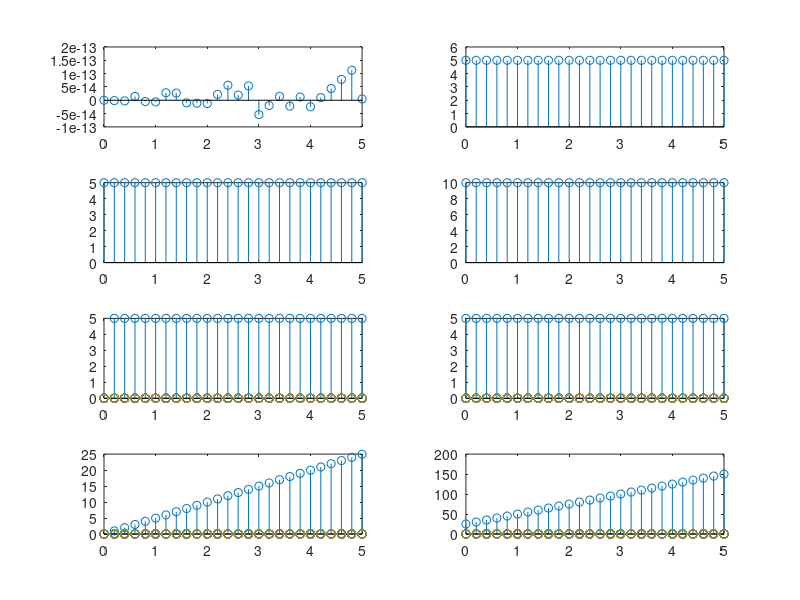

This figure's MATLAB source:
clc;
clear all;
close all;

figure;

sf = input("Enter sampling frequency:");
st = 1/sf;

t_max = input("SINE\nEnter time till which wave will be present (in s):");
f = input("Enter frequency:");
a = input("Amplitude:");
t = 0:st:t_max;
y = a*sin(2*pi*f*t);

scl_factor = input("Enter the scaling factor:");
shift = input("Enter time shift (in s):");
y_final = a*sin(2*pi*f*t*scl_factor) + shift;

subplot(4,2,1);
stem(t, y);

subplot(4,2,2);
stem(t, y_final);

t_max = input("COSINE\nEnter time till which wave will be present (in s):");
f = input("Enter frequency:");
a = input("Amplitude:");
t = 0:st:t_max;
y = a*cos(2*pi*f*t);

scl_factor = input("Enter the scaling factor:");
shift = input("Enter time shift (in s):");
y_final = a*cos(2*pi*f*t*scl_factor) + shift;

subplot(4,2,3);
stem(t, y);

subplot(4,2,4);
stem(t, y_final);

t_max = input("STEP\nEnter time till which wave will be present (in s):");
step_time = input("Enter step time: (in ms)");
a = input("Amplitude:");
t = 0:st:t_max;
y = zeros(length(t));

for i = 1:length(t)
    if t(i) > step_time/1000
        y(i) = a;
    end
end

scl_factor = input("Enter the scaling factor:");
shift = input("Enter time shift (in s):");
y_final = zeros(length(t));

for i = 1:length(t)
    if t(i)*scl_factor+shift > step_time/1000
        y_final(i) = a;
    end
end

subplot(4,2,5);
stem(t, y);

subplot(4,2,6);
stem(t, y_final);

t_max = input("RAMP\nEnter time till which wave will be present (in s):");
step_time = input("Enter step time (in ms):");
m = input("Enter slope:");
a = 1;
t = 0:st:t_max;
y = zeros(length(t));

for i = 1:length(t)
    if t(i) > step_time/1000
        y(i) = a * (m * (t(i) - step_time/1000));
    end
end

scl_factor = input("Enter the scaling factor:");
shift = input("Enter time shift (in s):");
y_final = zeros(length(t));

for i = 1:length(t)
    if t(i)*scl_factor+shift > step_time/1000
        y_final(i) = a * (m * (t(i)*scl_factor+shift - step_time/1000));
    end
end

subplot(4,2,7);
stem(t, y);

subplot(4,2,8);
stem(t, y_final);

return;